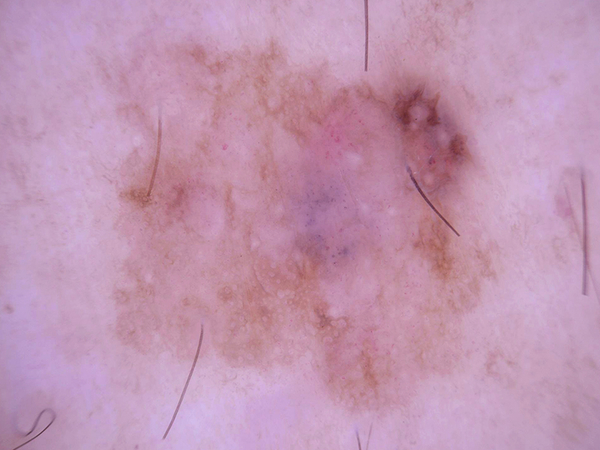
#> input picture backend/image_processing/example.jpg, 600 x 450 px
$ python -i noise_removal.py   (imports and definitions only)
#> lines starting #> are read from the running program, lines starting #| are printed output that depends on the picture; after the words box and inside, x2 and y2 are one past the last pixel; in counts of white or black regions, pixels touching at a corner belong together
from dataclasses import dataclass

import cv2
import numpy as np


@dataclass
class DullRazorConfig:
    ksize: int = 1
    kanchor: tuple[int, int] = (9, 9)
    gaussian_ksize: tuple[int, int] = (3, 3)
    threshold: int = 10
    threshold_max_val: int = 255
    inpaint_radius: int = 6


def dull_razor(
    img,
    config=DullRazorConfig()
):
    # Gray scale
    gray_scale = cv2.cvtColor(img, cv2.COLOR_RGB2GRAY)
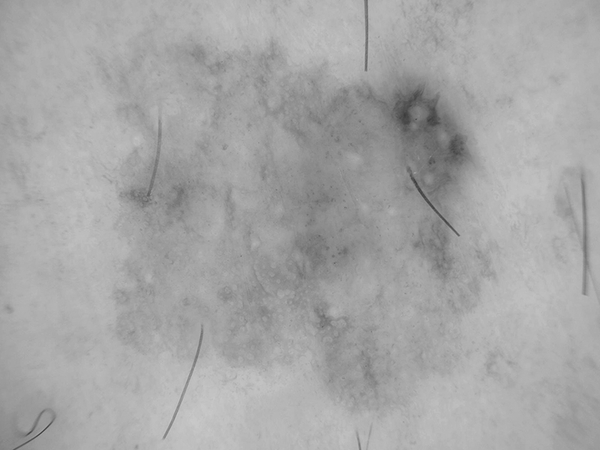
#> gray_scale: shape (450, 600); min 60, max 201, mean 166

    # Black hat filter
    kernel = cv2.getStructuringElement(config.ksize, config.kanchor)
    blackhat = cv2.morphologyEx(gray_scale, cv2.MORPH_BLACKHAT, kernel)
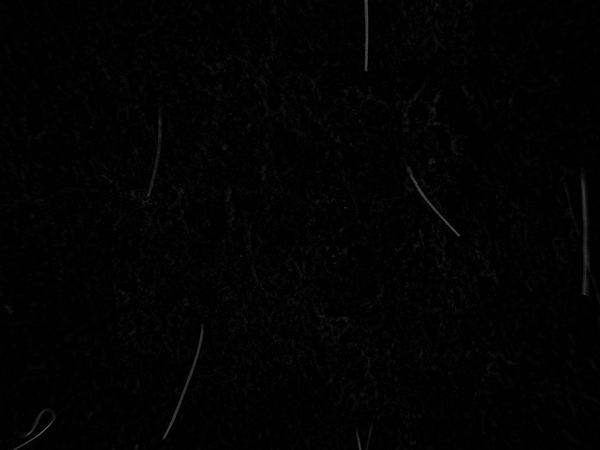
#> blackhat: shape (450, 600); min 0, max 104, mean 2.2

    # Gaussian filter
    bhg = cv2.GaussianBlur(blackhat, config.gaussian_ksize, cv2.BORDER_DEFAULT)

    # Binary thresholding (MASK)
    _ret, mask = cv2.threshold(
        bhg, config.threshold, config.threshold_max_val, cv2.THRESH_BINARY)
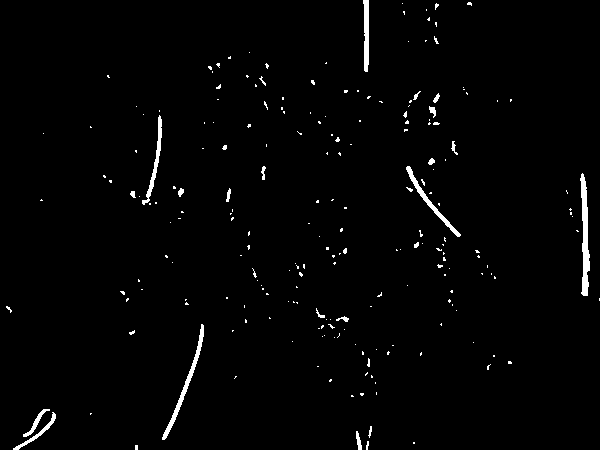
#> mask: shape (450, 600); 1.6% white; 217 white regions (195 under 20 px), largest, box (x1, y1, x2, y2) and area: (580, 173, 590, 296) 694, (162, 324, 204, 440) 521, (406, 166, 461, 237) 396

    # Replace pixels of the mask
    dst = cv2.inpaint(img, mask, config.inpaint_radius, cv2.INPAINT_TELEA)

    return dst, bhg


def median_filtering(img, ksize=5):
#> called with ksize = 5
    return cv2.medianBlur(img, ksize)
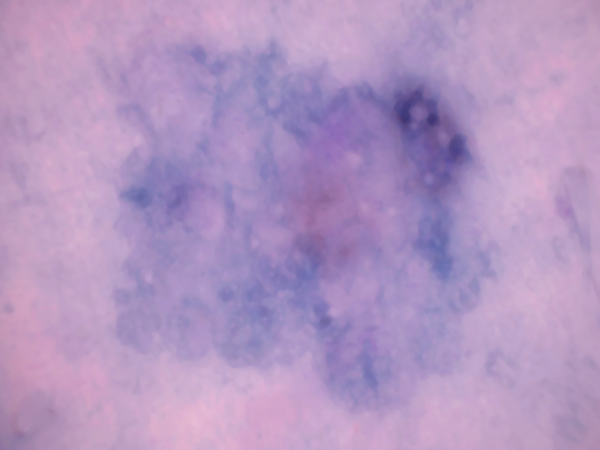
#> returned value: shape (450, 600, 3); mean of channels 0, 1, 2 193.6, 150.3, 178; drawn as B, G, R


# [9 lines left out: function otsu_method, not called in this run]


def closing(img, kernel=(3, 3)):
    img = invert_bitwise(img)
    return cv2.morphologyEx(img, cv2.MORPH_CLOSE, kernel)


def opening(img, kernel=(3, 3)):
    img = invert_bitwise(img)
    return cv2.morphologyEx(img, cv2.MORPH_OPEN, kernel)


def invert_bitwise(img):
    return cv2.bitwise_not(img)


def and_bitwise(img, msk):
    return cv2.bitwise_and(img, img, mask=msk)


@dataclass
class ChanVeseConfig:
    edge_length: float = 0.95
    lambda1: int = 1
    lambda2: int = 2
    tolerance: float = 1e-3
    iterations: int = 200
    delta: float = 0.5


def hair_removal(img):
    processed_img, _bhf = dull_razor(img)
    return median_filtering(processed_img)


# [90 lines left out: functions homomorphic_filtering, glare_removal, adaptive_histogram_equalization, histogram_equalization, not called in this run]

>>> import cv2
>>> picture = cv2.cvtColor(cv2.imread('../example.jpg'), cv2.COLOR_BGR2RGB)
>>> result = hair_removal(picture)

$ run again, on backend/image_processing/melColor.jpg
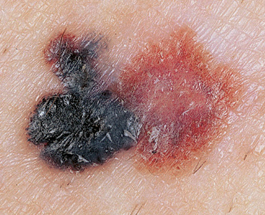
#> input picture backend/image_processing/melColor.jpg, 265 x 215 px
#> in dull_razor, `_ret, mask = cv2.threshold( bhg, config.threshold, config.threshold_ma..`:
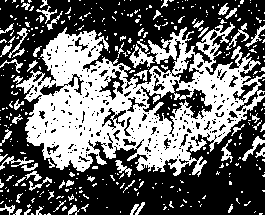
#> mask: shape (215, 265); 40.5% white; 384 white regions (321 under 20 px), largest, box (x1, y1, x2, y2) and area: (16, 22, 265, 177) 18276, (129, 44, 155, 68) 234, (242, 136, 265, 161) 143
#> in median_filtering, `return cv2.medianBlur(img, ksize)`:
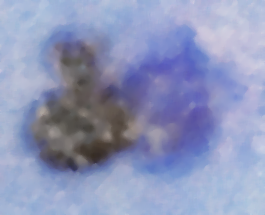
#> returned value: shape (215, 265, 3); mean of channels 0, 1, 2 185.4, 149.9, 141.9; drawn as B, G, R
